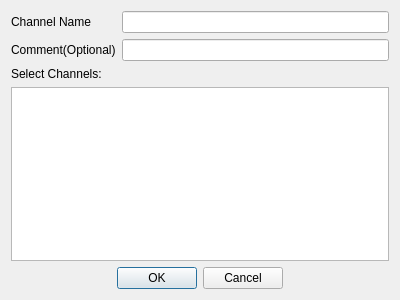
<?xml version="1.0" encoding="UTF-8"?>
<ui version="4.0">
 <class>CreateReferenceDialog</class>
 <widget class="QDialog" name="CreateReferenceDialog">
  <property name="geometry">
   <rect>
    <x>0</x>
    <y>0</y>
    <width>400</width>
    <height>300</height>
   </rect>
  </property>
  <property name="windowTitle">
   <string>Dialog</string>
  </property>
  <layout class="QVBoxLayout" name="verticalLayout_4">
   <item>
    <layout class="QHBoxLayout" name="horizontalLayout">
     <item>
      <layout class="QVBoxLayout" name="verticalLayout">
       <item>
        <widget class="QLabel" name="label">
         <property name="text">
          <string>Channel Name</string>
         </property>
        </widget>
       </item>
       <item>
        <widget class="QLabel" name="label_2">
         <property name="text">
          <string>Comment(Optional)</string>
         </property>
        </widget>
       </item>
      </layout>
     </item>
     <item>
      <layout class="QVBoxLayout" name="verticalLayout_2">
       <item>
        <widget class="QLineEdit" name="channel_name_lineEdit"/>
       </item>
       <item>
        <widget class="QLineEdit" name="comment_lineEdit"/>
       </item>
      </layout>
     </item>
    </layout>
   </item>
   <item>
    <layout class="QVBoxLayout" name="verticalLayout_3">
     <item>
      <widget class="QLabel" name="label_3">
       <property name="text">
        <string>Select Channels:</string>
       </property>
      </widget>
     </item>
     <item>
      <widget class="QTableView" name="tableView">
       <property name="editTriggers">
        <set>QAbstractItemView::NoEditTriggers</set>
       </property>
      </widget>
     </item>
    </layout>
   </item>
   <item>
    <widget class="QDialogButtonBox" name="buttonBox">
     <property name="orientation">
      <enum>Qt::Horizontal</enum>
     </property>
     <property name="standardButtons">
      <set>QDialogButtonBox::Cancel|QDialogButtonBox::Ok</set>
     </property>
     <property name="centerButtons">
      <bool>true</bool>
     </property>
    </widget>
   </item>
  </layout>
 </widget>
 <resources/>
 <connections>
  <connection>
   <sender>buttonBox</sender>
   <signal>accepted()</signal>
   <receiver>CreateReferenceDialog</receiver>
   <slot>accept()</slot>
   <hints>
    <hint type="sourcelabel">
     <x>248</x>
     <y>254</y>
    </hint>
    <hint type="destinationlabel">
     <x>157</x>
     <y>274</y>
    </hint>
   </hints>
  </connection>
  <connection>
   <sender>buttonBox</sender>
   <signal>rejected()</signal>
   <receiver>CreateReferenceDialog</receiver>
   <slot>reject()</slot>
   <hints>
    <hint type="sourcelabel">
     <x>316</x>
     <y>260</y>
    </hint>
    <hint type="destinationlabel">
     <x>286</x>
     <y>274</y>
    </hint>
   </hints>
  </connection>
 </connections>
</ui>
